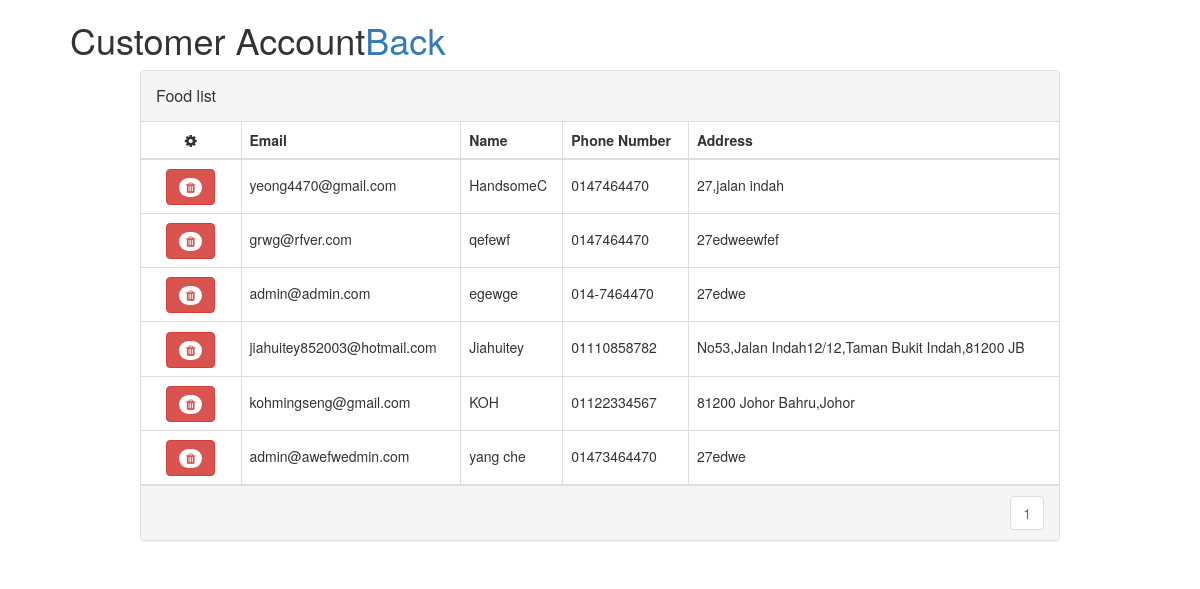
/admin/viewCustomerAcc.php, run on the app's committed database.
### tables this page shows
CREATE TABLE `customer` (
  `cus_id` int(11) NOT NULL,
  `Name` varchar(255) NOT NULL,
  `Email` varchar(255) NOT NULL,
  `PhoneNo` varchar(255) NOT NULL,
  `Address` varchar(255) NOT NULL,
  `Password` varchar(255) NOT NULL
);

### admin/viewCustomerAcc.php (the view, shortened to what this page needs)
<!DOCTYPE html>
<html>
<head>
    <link href="//maxcdn.bootstrapcdn.com/bootstrap/4.1.1/css/bootstrap.min.css" rel="stylesheet" id="bootstrap-css">
    <link href="//maxcdn.bootstrapcdn.com/bootstrap/3.3.0/css/bootstrap.min.css" rel="stylesheet" id="bootstrap-css">
    <link href="https://cdnjs.cloudflare.com/ajax/libs/font-awesome/4.4.0/css/font-awesome.min.css" rel='stylesheet' type='text/css'>
    <link href="../css/table.css" rel='stylesheet' type='text/css'>
</head>
<?php
require('../database/mysql.php');
$results_per_page = 6;
$sql='SELECT * FROM customer';
$result = mysqli_query($conn, $sql);
$number_of_results = mysqli_num_rows($result);
$number_of_pages = ceil($number_of_results/$results_per_page);
if (!isset($_GET['page'])) {
  $page = 1;
} else {
  $page = $_GET['page'];
}
$this_page_first_result = ($page-1)*$results_per_page;
$sql='SELECT * FROM customer LIMIT ' . $this_page_first_result . ',' .  $results_per_page;
$result = mysqli_query($conn, $sql);
?>
<div class="container">
    <div class="row">
    <h1> &nbsp;&nbsp;&nbsp;&nbsp;Customer Account</h1>
    <h1 style=" text-align: right;"><a href="view.php"  >Back</a></h1>
        <div class="col-md-10 col-md-offset-1">
            <div class="panel panel-default panel-table">
              <div class="panel-heading">
                <div class="row">
                  <div class="col col-xs-6">
                    <h3 class="panel-title">Food list</h3>
                  </div>
                  <div class="col col-xs-6 text-right">
                  </div>
                </div>
              </div>
              <div class="panel-body">
                <table class="table  table-bordered table-list">
                  <thead>
                    <tr>
                        <th><em class="fa fa-cog"></em></th>
                        <th>Email</th>
                        <th>Name</th>
                        <th>Phone Number</th>
                        <th>Address</th>
                    </tr>
                  </thead>
                  <tbody>
                          <tr>
                          <?php
                          while($row = mysqli_fetch_array($result)) {
                          ?>
                            <td align="center">
                              <a class="btn btn-danger" href="editAcc.php?Email=<?php echo $row['Email']; ?>" onclick="return confirm('Sure Want Delete?')"><span class="new badge" ><em class="fa fa-trash"></em></span></a>
                            </td>
                            <td><?php echo $row['Email'];?></td>
                            <td><?php echo $row['Name'];?></td>
                            <td><?php echo $row['PhoneNo'];?></td>
                            <td><?php echo $row['Address'];?></td>
                          </tr>
                          <?php
                            }
                          ?>
                        </tbody>
                </table>
              </div>
              <div class="panel-footer">
                <div class="row">
                  <div class="col col-xs-4">
                  </div>
                  <div class="col col-xs-8">
                    <ul class="pagination hidden-xs pull-right">
                      <?php
                      for ($page=1;$page<=$number_of_pages;$page++) {
                        echo ' <li><a href="viewCustomerAcc.php?page=' . $page . '">' . $page . '</a> </li> ';}
                        ?>
                    </ul>
                  </div>
                </div>
              </div>
</div></div></div>
</html>

### css/table.css (style rules this page uses)
.panel-table .panel-body { padding:0; }
.panel-table .panel-body .table-bordered { border-style: none; margin:0; }
.panel-table .panel-body .table-bordered > thead > tr > th:first-of-type { text-align:center; width: 100px; }
.panel-table .panel-body .table-bordered > thead > tr > th:last-of-type, .panel-table .panel-body .table-bordered > tbody > tr > td:last-of-type { border-right: 0px; }
.panel-table .panel-body .table-bordered > thead > tr > th:first-of-type, .panel-table .panel-body .table-bordered > tbody > tr > td:first-of-type { border-left: 0px; }
.panel-table .panel-body .table-bordered > tbody > tr:first-of-type > td { border-bottom: 0px; }
.panel-table .panel-body .table-bordered > thead > tr:first-of-type > th { border-top: 0px; }
.panel-table .panel-footer .pagination { margin:0; }
.panel-table .panel-footer .col { line-height: 34px; height: 34px; }
.panel-table .panel-heading .col h3 { line-height: 30px; height: 30px; }
.panel-table .panel-body .table-bordered > tbody > tr > td { line-height: 34px; }

### data on the page
customer: Email "yeong4470@gmail.com", Name "HandsomeC", PhoneNo "0147464470", Address "27,jalan indah"
customer: Email "grwg@rfver.com", Name "qefewf", PhoneNo "0147464470", Address "27edweewfef"
customer: Email "admin@admin.com", Name "egewge", PhoneNo "014-7464470", Address "27edwe"
customer: Email "jiahuitey852003@hotmail.com", Name "Jiahuitey", PhoneNo "01110858782", Address "No53,Jalan Indah12/12,Taman Bukit Indah,81200 JB"
customer: Email "kohmingseng@gmail.com", Name "KOH", PhoneNo "01122334567", Address "81200 Johor Bahru,Johor"
customer: Email "admin@awefwedmin.com", Name "yang che", PhoneNo "01473464470", Address "27edwe"
